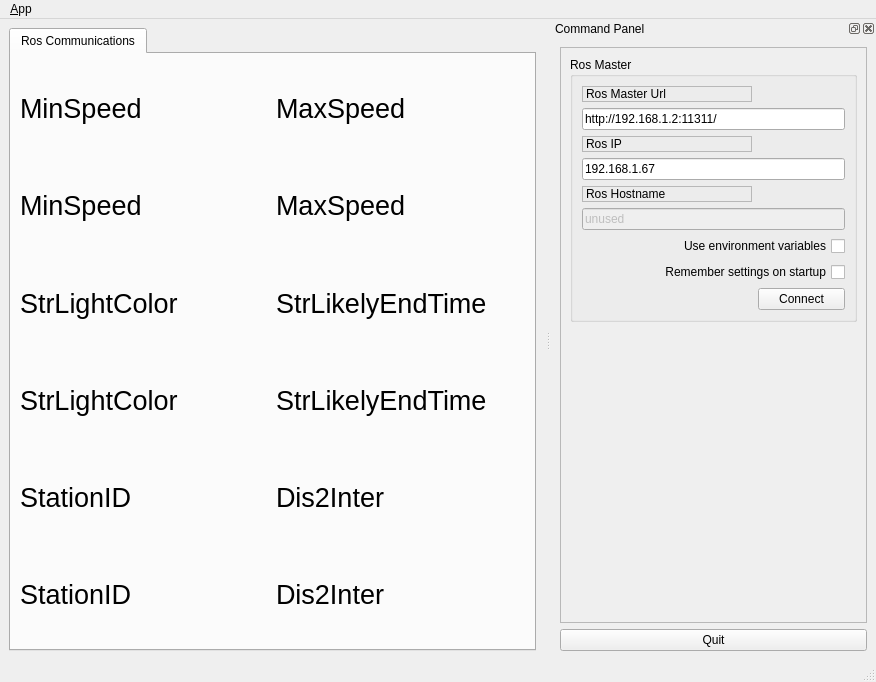
<?xml version="1.0" encoding="UTF-8"?>
<ui version="4.0">
 <class>MainWindowDesign</class>
 <widget class="QMainWindow" name="MainWindowDesign">
  <property name="geometry">
   <rect>
    <x>0</x>
    <y>0</y>
    <width>876</width>
    <height>682</height>
   </rect>
  </property>
  <property name="windowTitle">
   <string>QRosApp</string>
  </property>
  <property name="windowIcon">
   <iconset resource="../resources/images.qrc">
    <normaloff>:/images/icon.png</normaloff>:/images/icon.png</iconset>
  </property>
  <property name="locale">
   <locale language="English" country="Australia"/>
  </property>
  <widget class="QWidget" name="centralwidget">
   <layout class="QHBoxLayout">
    <item>
     <widget class="QTabWidget" name="tab_manager">
      <property name="minimumSize">
       <size>
        <width>100</width>
        <height>0</height>
       </size>
      </property>
      <property name="locale">
       <locale language="English" country="Australia"/>
      </property>
      <property name="currentIndex">
       <number>0</number>
      </property>
      <widget class="QWidget" name="tab_status">
       <attribute name="title">
        <string>Ros Communications</string>
       </attribute>
       <layout class="QVBoxLayout" name="verticalLayout_2">
        <item>
         <layout class="QHBoxLayout" name="horizontalLayout_2">
          <property name="sizeConstraint">
           <enum>QLayout::SetMaximumSize</enum>
          </property>
          <item>
           <layout class="QVBoxLayout" name="verticalLayout_4">
            <item>
             <widget class="QLabel" name="MinSpeed_flag">
              <property name="font">
               <font>
                <pointsize>20</pointsize>
               </font>
              </property>
              <property name="frameShadow">
               <enum>QFrame::Raised</enum>
              </property>
              <property name="text">
               <string>MinSpeed</string>
              </property>
              <property name="margin">
               <number>0</number>
              </property>
              <property name="indent">
               <number>-1</number>
              </property>
             </widget>
            </item>
            <item>
             <widget class="QLabel" name="minSpeed">
              <property name="font">
               <font>
                <pointsize>20</pointsize>
               </font>
              </property>
              <property name="text">
               <string>MinSpeed</string>
              </property>
             </widget>
            </item>
           </layout>
          </item>
          <item>
           <layout class="QVBoxLayout" name="verticalLayout_5">
            <item>
             <widget class="QLabel" name="MaxSpeed_flag">
              <property name="font">
               <font>
                <pointsize>20</pointsize>
               </font>
              </property>
              <property name="cursor">
               <cursorShape>ArrowCursor</cursorShape>
              </property>
              <property name="text">
               <string>MaxSpeed</string>
              </property>
              <property name="textFormat">
               <enum>Qt::AutoText</enum>
              </property>
             </widget>
            </item>
            <item>
             <widget class="QLabel" name="maxSpeed">
              <property name="maximumSize">
               <size>
                <width>578</width>
                <height>16777215</height>
               </size>
              </property>
              <property name="font">
               <font>
                <pointsize>20</pointsize>
               </font>
              </property>
              <property name="text">
               <string>MaxSpeed</string>
              </property>
              <property name="textFormat">
               <enum>Qt::AutoText</enum>
              </property>
             </widget>
            </item>
           </layout>
          </item>
         </layout>
        </item>
        <item>
         <layout class="QHBoxLayout" name="horizontalLayout_5">
          <item>
           <layout class="QVBoxLayout" name="verticalLayout_8">
            <item>
             <widget class="QLabel" name="StrLightColor_flag">
              <property name="font">
               <font>
                <pointsize>20</pointsize>
               </font>
              </property>
              <property name="text">
               <string>StrLightColor</string>
              </property>
             </widget>
            </item>
            <item>
             <widget class="QLabel" name="StrLightColor">
              <property name="font">
               <font>
                <pointsize>20</pointsize>
               </font>
              </property>
              <property name="text">
               <string>StrLightColor</string>
              </property>
             </widget>
            </item>
           </layout>
          </item>
          <item>
           <layout class="QVBoxLayout" name="verticalLayout_9">
            <item>
             <widget class="QLabel" name="StrLikelyEndTime_flag">
              <property name="font">
               <font>
                <pointsize>20</pointsize>
               </font>
              </property>
              <property name="text">
               <string>StrLikelyEndTime</string>
              </property>
             </widget>
            </item>
            <item>
             <widget class="QLabel" name="StrLikelyEndTime">
              <property name="font">
               <font>
                <pointsize>20</pointsize>
               </font>
              </property>
              <property name="text">
               <string>StrLikelyEndTime</string>
              </property>
             </widget>
            </item>
           </layout>
          </item>
         </layout>
        </item>
        <item>
         <layout class="QHBoxLayout" name="horizontalLayout_4">
          <item>
           <layout class="QVBoxLayout" name="verticalLayout_10">
            <item>
             <widget class="QLabel" name="StationID_flag">
              <property name="font">
               <font>
                <pointsize>20</pointsize>
               </font>
              </property>
              <property name="text">
               <string>StationID</string>
              </property>
             </widget>
            </item>
            <item>
             <widget class="QLabel" name="StationID">
              <property name="font">
               <font>
                <pointsize>20</pointsize>
               </font>
              </property>
              <property name="text">
               <string>StationID</string>
              </property>
             </widget>
            </item>
           </layout>
          </item>
          <item>
           <layout class="QVBoxLayout" name="verticalLayout_11">
            <item>
             <widget class="QLabel" name="Dis2Inter_flag">
              <property name="font">
               <font>
                <pointsize>20</pointsize>
               </font>
              </property>
              <property name="text">
               <string>Dis2Inter</string>
              </property>
             </widget>
            </item>
            <item>
             <widget class="QLabel" name="Dis2Inter">
              <property name="font">
               <font>
                <pointsize>20</pointsize>
               </font>
              </property>
              <property name="text">
               <string>Dis2Inter</string>
              </property>
             </widget>
            </item>
           </layout>
          </item>
         </layout>
        </item>
       </layout>
      </widget>
     </widget>
    </item>
   </layout>
  </widget>
  <widget class="QStatusBar" name="statusbar"/>
  <widget class="QDockWidget" name="dock_status">
   <property name="sizePolicy">
    <sizepolicy hsizetype="Minimum" vsizetype="Preferred">
     <horstretch>0</horstretch>
     <verstretch>0</verstretch>
    </sizepolicy>
   </property>
   <property name="minimumSize">
    <size>
     <width>325</width>
     <height>574</height>
    </size>
   </property>
   <property name="allowedAreas">
    <set>Qt::RightDockWidgetArea</set>
   </property>
   <property name="windowTitle">
    <string>Command Panel</string>
   </property>
   <attribute name="dockWidgetArea">
    <number>2</number>
   </attribute>
   <widget class="QWidget" name="dockWidgetContents_2">
    <layout class="QVBoxLayout" name="verticalLayout">
     <item>
      <widget class="QFrame" name="frame">
       <property name="sizePolicy">
        <sizepolicy hsizetype="Minimum" vsizetype="Preferred">
         <horstretch>0</horstretch>
         <verstretch>0</verstretch>
        </sizepolicy>
       </property>
       <property name="frameShape">
        <enum>QFrame::StyledPanel</enum>
       </property>
       <property name="frameShadow">
        <enum>QFrame::Raised</enum>
       </property>
       <layout class="QVBoxLayout" name="verticalLayout_3">
        <item>
         <widget class="QGroupBox" name="groupBox">
          <property name="title">
           <string>Ros Master</string>
          </property>
          <layout class="QGridLayout" name="gridLayout">
           <item row="0" column="0">
            <widget class="QLabel" name="label">
             <property name="frameShape">
              <enum>QFrame::StyledPanel</enum>
             </property>
             <property name="frameShadow">
              <enum>QFrame::Raised</enum>
             </property>
             <property name="text">
              <string>Ros Master Url</string>
             </property>
            </widget>
           </item>
           <item row="1" column="0" colspan="2">
            <widget class="QLineEdit" name="line_edit_master">
             <property name="text">
              <string>http://192.168.1.2:11311/</string>
             </property>
            </widget>
           </item>
           <item row="4" column="0">
            <widget class="QLabel" name="label_3">
             <property name="frameShape">
              <enum>QFrame::StyledPanel</enum>
             </property>
             <property name="frameShadow">
              <enum>QFrame::Raised</enum>
             </property>
             <property name="text">
              <string>Ros Hostname</string>
             </property>
            </widget>
           </item>
           <item row="5" column="0" colspan="2">
            <widget class="QLineEdit" name="line_edit_topic">
             <property name="enabled">
              <bool>false</bool>
             </property>
             <property name="text">
              <string>unused</string>
             </property>
            </widget>
           </item>
           <item row="6" column="0" colspan="2">
            <widget class="QCheckBox" name="checkbox_use_environment">
             <property name="layoutDirection">
              <enum>Qt::RightToLeft</enum>
             </property>
             <property name="text">
              <string>Use environment variables</string>
             </property>
            </widget>
           </item>
           <item row="7" column="0" colspan="2">
            <widget class="QCheckBox" name="checkbox_remember_settings">
             <property name="layoutDirection">
              <enum>Qt::RightToLeft</enum>
             </property>
             <property name="text">
              <string>Remember settings on startup</string>
             </property>
            </widget>
           </item>
           <item row="8" column="0">
            <spacer name="horizontalSpacer">
             <property name="orientation">
              <enum>Qt::Horizontal</enum>
             </property>
             <property name="sizeHint" stdset="0">
              <size>
               <width>170</width>
               <height>21</height>
              </size>
             </property>
            </spacer>
           </item>
           <item row="8" column="1">
            <widget class="QPushButton" name="button_connect">
             <property name="enabled">
              <bool>true</bool>
             </property>
             <property name="sizePolicy">
              <sizepolicy hsizetype="MinimumExpanding" vsizetype="Fixed">
               <horstretch>0</horstretch>
               <verstretch>0</verstretch>
              </sizepolicy>
             </property>
             <property name="toolTip">
              <string>Set the target to the current joint trajectory state.</string>
             </property>
             <property name="statusTip">
              <string>Clear all waypoints and set the target to the current joint trajectory state.</string>
             </property>
             <property name="text">
              <string>Connect</string>
             </property>
            </widget>
           </item>
           <item row="3" column="0" colspan="2">
            <widget class="QLineEdit" name="line_edit_host">
             <property name="text">
              <string>192.168.1.67</string>
             </property>
            </widget>
           </item>
           <item row="2" column="0">
            <widget class="QLabel" name="label_2">
             <property name="frameShape">
              <enum>QFrame::StyledPanel</enum>
             </property>
             <property name="frameShadow">
              <enum>QFrame::Raised</enum>
             </property>
             <property name="text">
              <string>Ros IP</string>
             </property>
            </widget>
           </item>
          </layout>
         </widget>
        </item>
        <item>
         <spacer name="verticalSpacer_3">
          <property name="orientation">
           <enum>Qt::Vertical</enum>
          </property>
          <property name="sizeHint" stdset="0">
           <size>
            <width>20</width>
            <height>233</height>
           </size>
          </property>
         </spacer>
        </item>
       </layout>
      </widget>
     </item>
     <item>
      <widget class="QPushButton" name="quit_button">
       <property name="sizePolicy">
        <sizepolicy hsizetype="MinimumExpanding" vsizetype="Fixed">
         <horstretch>0</horstretch>
         <verstretch>0</verstretch>
        </sizepolicy>
       </property>
       <property name="text">
        <string>Quit</string>
       </property>
      </widget>
     </item>
    </layout>
   </widget>
  </widget>
  <widget class="QMenuBar" name="menubar">
   <property name="geometry">
    <rect>
     <x>0</x>
     <y>0</y>
     <width>876</width>
     <height>23</height>
    </rect>
   </property>
   <widget class="QMenu" name="menu_File">
    <property name="title">
     <string>&amp;App</string>
    </property>
    <addaction name="action_Preferences"/>
    <addaction name="separator"/>
    <addaction name="actionAbout"/>
    <addaction name="actionAbout_Qt"/>
    <addaction name="separator"/>
    <addaction name="action_Quit"/>
   </widget>
   <addaction name="menu_File"/>
  </widget>
  <action name="action_Quit">
   <property name="text">
    <string>&amp;Quit</string>
   </property>
   <property name="shortcut">
    <string>Ctrl+Q</string>
   </property>
   <property name="shortcutContext">
    <enum>Qt::ApplicationShortcut</enum>
   </property>
  </action>
  <action name="action_Preferences">
   <property name="text">
    <string>&amp;Preferences</string>
   </property>
  </action>
  <action name="actionAbout">
   <property name="text">
    <string>&amp;About</string>
   </property>
  </action>
  <action name="actionAbout_Qt">
   <property name="text">
    <string>About &amp;Qt</string>
   </property>
  </action>
 </widget>
 <resources>
  <include location="../resources/images.qrc"/>
 </resources>
 <connections>
  <connection>
   <sender>action_Quit</sender>
   <signal>triggered()</signal>
   <receiver>MainWindowDesign</receiver>
   <slot>close()</slot>
   <hints>
    <hint type="sourcelabel">
     <x>-1</x>
     <y>-1</y>
    </hint>
    <hint type="destinationlabel">
     <x>399</x>
     <y>299</y>
    </hint>
   </hints>
  </connection>
  <connection>
   <sender>quit_button</sender>
   <signal>clicked()</signal>
   <receiver>MainWindowDesign</receiver>
   <slot>close()</slot>
   <hints>
    <hint type="sourcelabel">
     <x>859</x>
     <y>552</y>
    </hint>
    <hint type="destinationlabel">
     <x>469</x>
     <y>299</y>
    </hint>
   </hints>
  </connection>
 </connections>
</ui>
